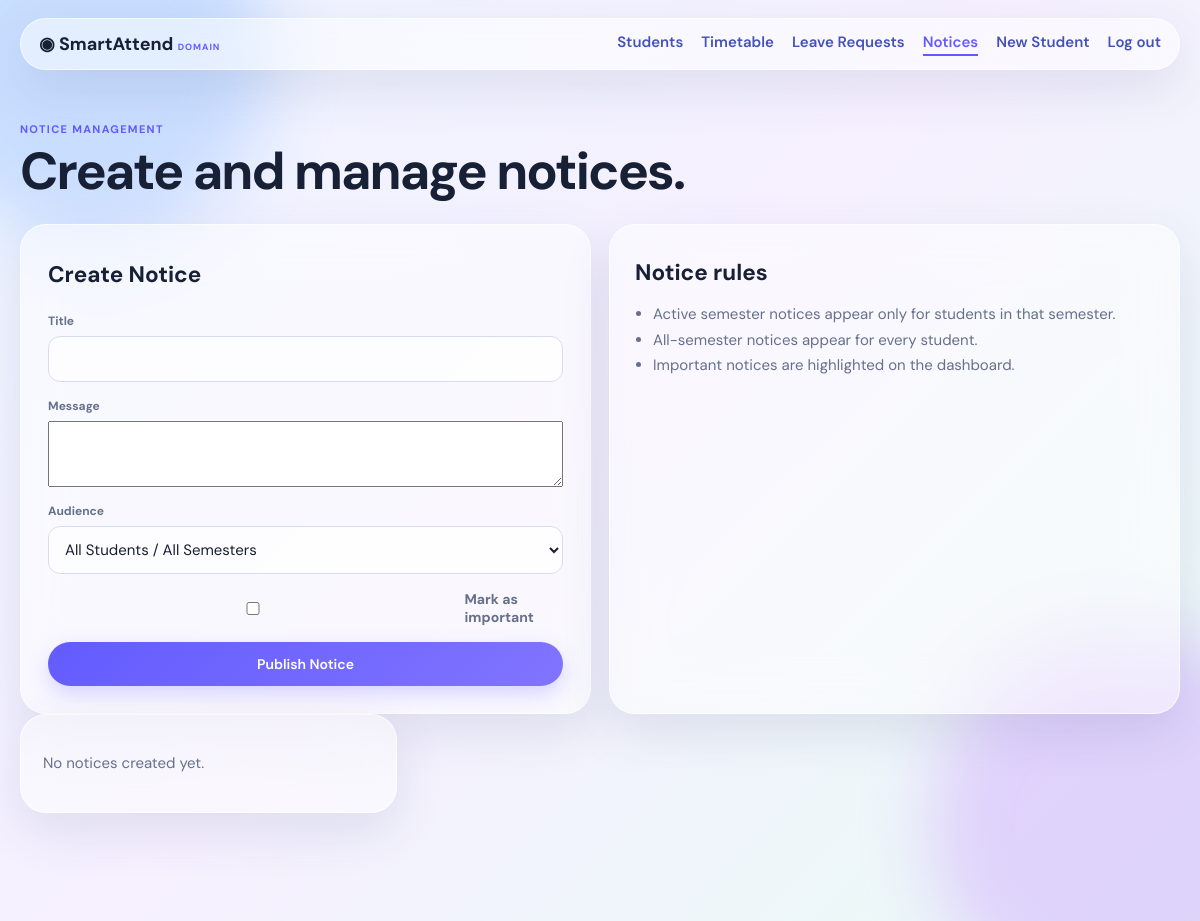
The app's page /admin/notices (signed in), older data.
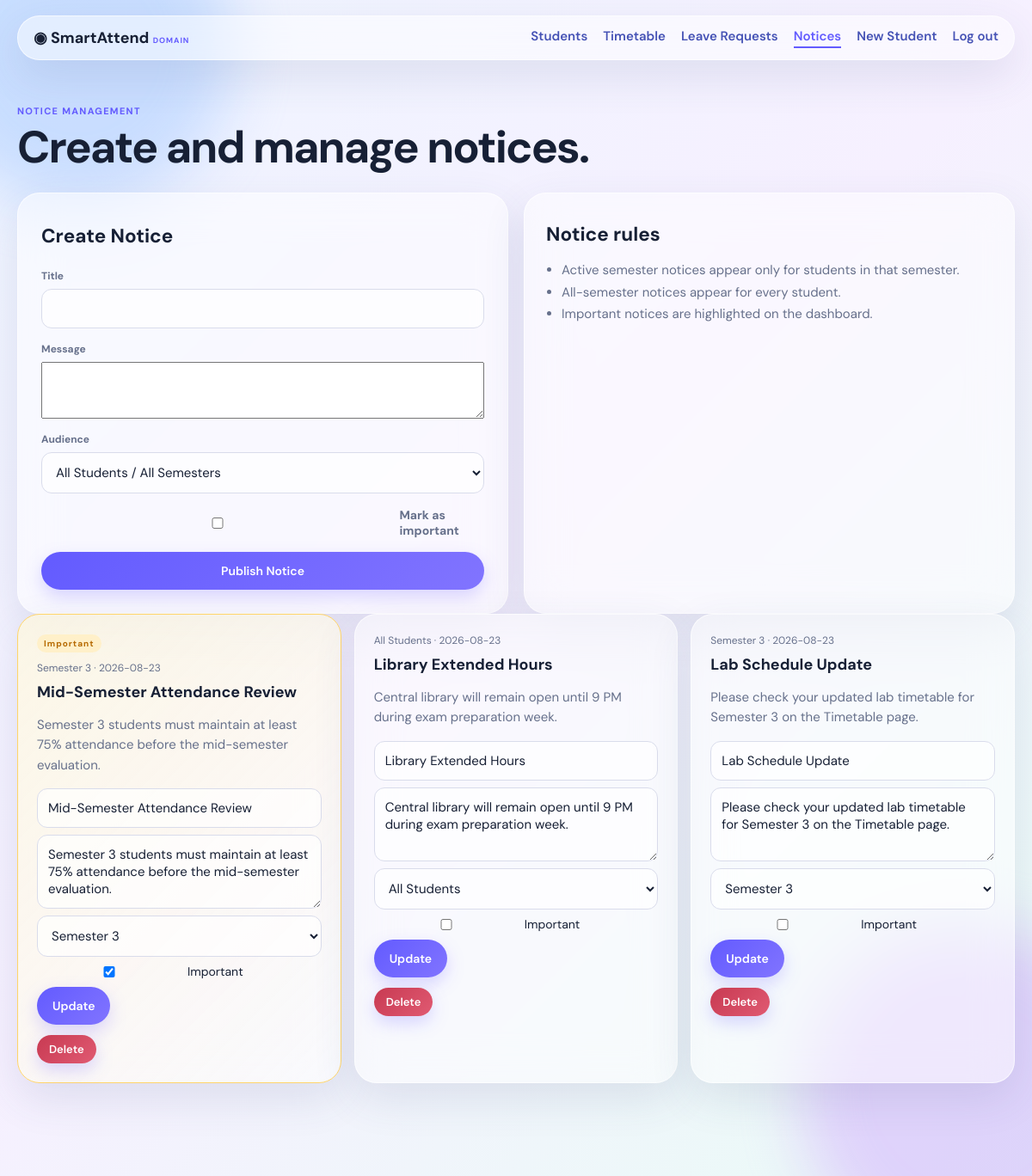
The same page, newer data.
### tables this page shows
CREATE TABLE notices (
    id INTEGER PRIMARY KEY,
    title TEXT NOT NULL,
    message TEXT NOT NULL,
    semester_number INTEGER,
    is_important INTEGER DEFAULT 0,
    created_at TEXT NOT NULL DEFAULT CURRENT_TIMESTAMP
);

### app.py (the view, shortened to what this page needs)
@app.route('/admin/notices', methods=['GET', 'POST'])
@admin_required
def admin_notices():
    conn = get_db()
    active_semesters = conn.execute(
        "SELECT DISTINCT current_semester FROM students WHERE current_semester IS NOT NULL ORDER BY current_semester"
    ).fetchall()
    active_sem_numbers = [r['current_semester'] for r in active_semesters]
    rows = conn.execute('SELECT * FROM notices ORDER BY created_at DESC').fetchall()
    conn.close()
    return render_template('admin_notices.html', notices=rows, active_sem_numbers=active_sem_numbers)

### app.py (called while the page is built)
def admin_required(f):
    @wraps(f)
    def inner(*args, **kwargs):
        if not session.get('admin_id'):
            return redirect(url_for('admin_login'))
        return f(*args, **kwargs)
    return inner

### database.py (called while the page is built)
def get_db():
    conn = sqlite3.connect(DB_PATH)
    conn.row_factory = sqlite3.Row
    conn.execute('PRAGMA foreign_keys = ON')
    return conn

### templates/admin_notices.html (shortened to what this page needs)
{% extends 'base.html' %}
{% block content %}
<div class="page-head">
<span class="eyebrow">NOTICE MANAGEMENT</span>
<h1>Create and manage notices.</h1>
</div>
<section class="calc-layout">
<form class="glass calc-form" method="post">
<h2>Create Notice</h2>
<label>Title<input name="title" required></label>
<label>Message<textarea name="message" rows="4" required></textarea></label>
<label>Audience
<select name="semester_number">
<option value="all">All Students / All Semesters</option>
</select>
</label>
<label class="checkbox-label"><input type="checkbox" name="is_important"> Mark as important</label>
<button>Publish Notice</button>
</form>
<article class="glass leave-info">
<h2>Notice rules</h2>
<ul>
<li>Active semester notices appear only for students in that semester.</li>
<li>All-semester notices appear for every student.</li>
<li>Important notices are highlighted on the dashboard.</li>
</ul>
</article>
</section>
<div class="notice-grid">
{% for n in notices %}
<article class="glass notice-card {{ 'important' if n['is_important'] else '' }}">
{% if n['is_important'] %}<span class="notice-tag">Important</span>{% endif %}
<span class="notice-meta">
{% if n['semester_number'] %}Semester {{ n['semester_number'] }}{% else %}All Students{% endif %}
· {{ n['created_at'][:10] }}
</span>
<h3>{{ n['title'] }}</h3>
<p>{{ n['message'] }}</p>
<form method="post" class="notice-edit-form">
<input name="title" value="{{ n['title'] }}">
<textarea name="message" rows="3">{{ n['message'] }}</textarea>
<select name="semester_number">
<option value="all" {% if not n['semester_number'] %}selected{% endif %}>All Students</option>
{% for num in range(1,9) %}
<option value="{{ num }}" {% if n['semester_number']==num %}selected{% endif %}>Semester {{ num }}</option>
{% endfor %}
</select>
<label class="checkbox-label"><input type="checkbox" name="is_important" {% if n['is_important'] %}checked{% endif %}> Important</label>
<button type="submit">Update</button>
</form>
<form method="post" class="inline-form">
<button type="submit" class="btn-danger">Delete</button>
</form>
</article>
{% else %}
<article class="glass notice-card"><p>No notices created yet.</p></article>
{% endfor %}
</div>
{% endblock %}

Row changes from the older to the newer data that the page shows:
added notices: shows "Important", semester_number "3", created_at "2026-08-23", title "Mid-Semester Attendance Review", message "Semester 3 students must maintain at least 75% attendance before the mid-semester evaluation.", semester_number "Semester 3", is_important "☑"
added notices: shows "All Students", created_at "2026-08-23", title "Library Extended Hours", message "Central library will remain open until 9 PM during exam preparation week.", semester_number "All Students"
added notices: semester_number "3", created_at "2026-08-23", title "Lab Schedule Update", message "Please check your updated lab timetable for Semester 3 on the Timetable page.", semester_number "Semester 3"
Text that changed along with them:
text no longer shown: "No notices created yet."
